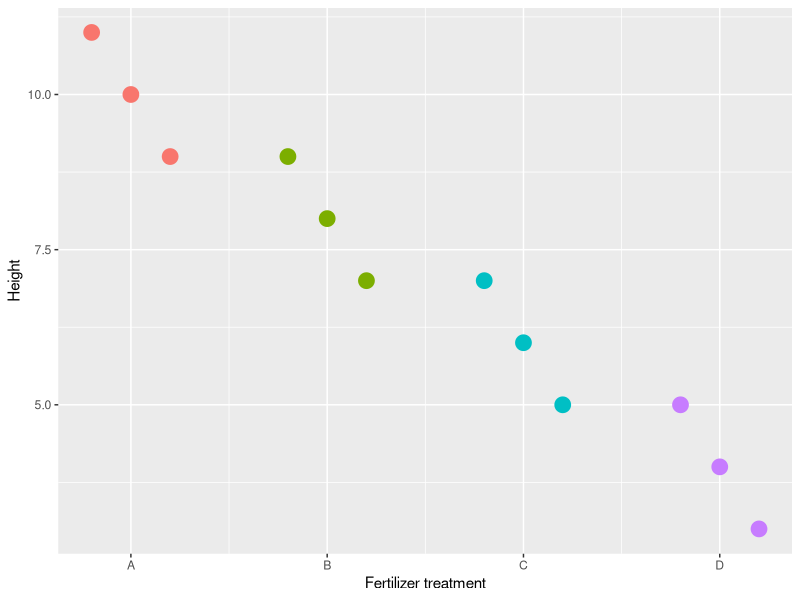
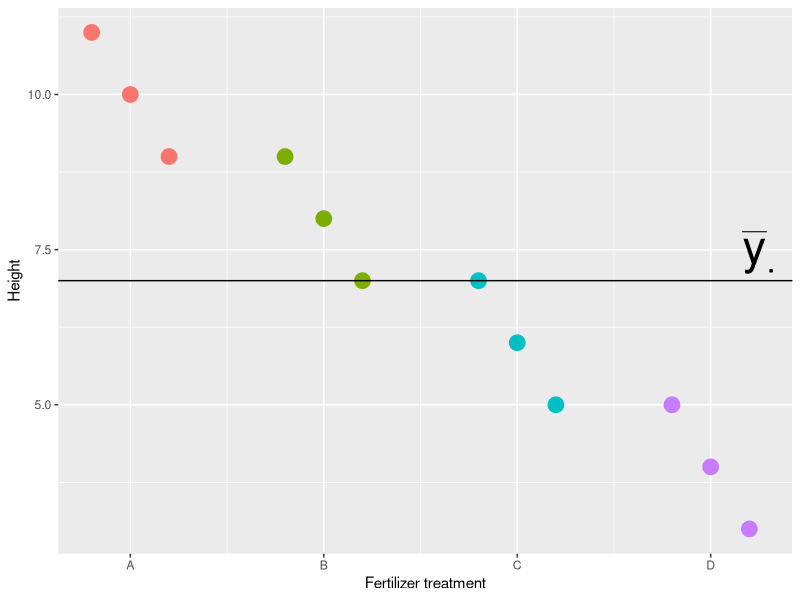
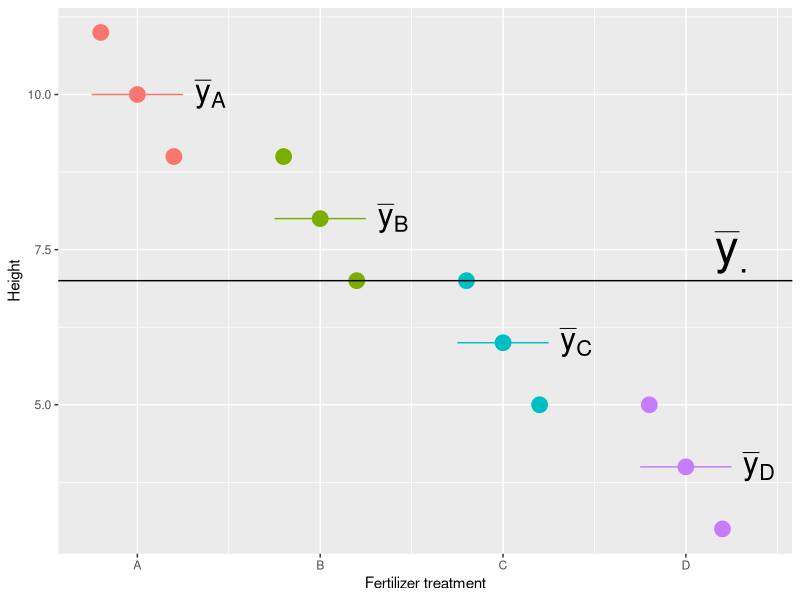
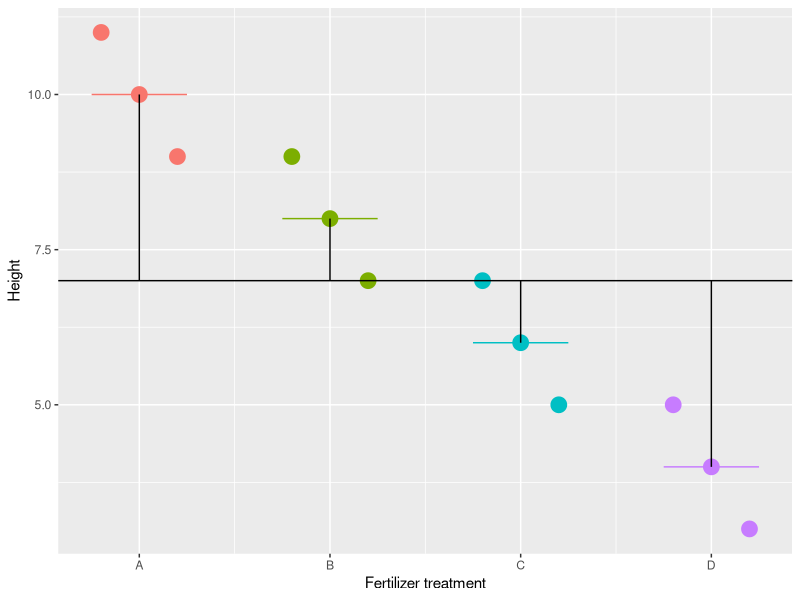
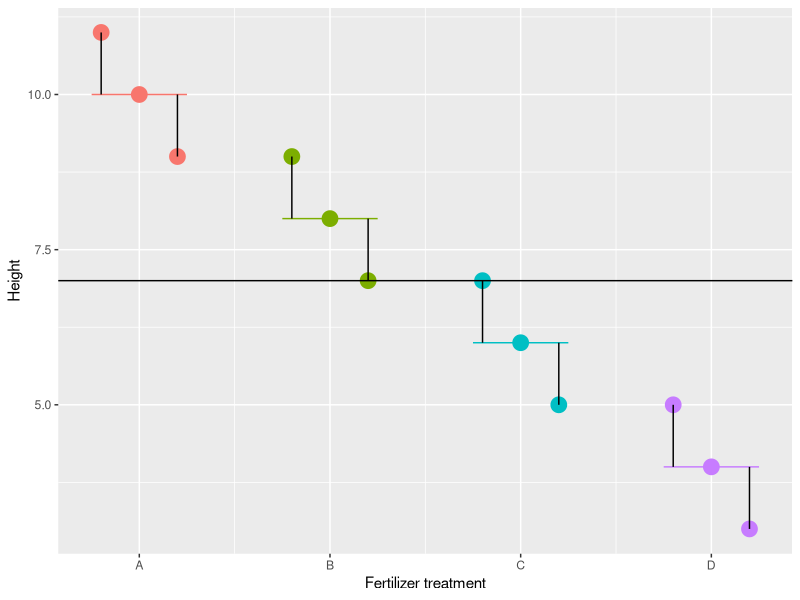
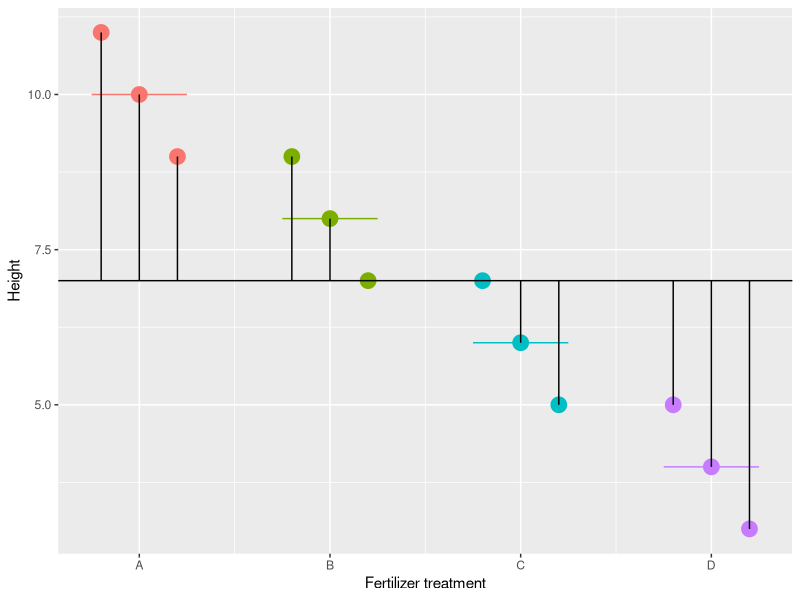
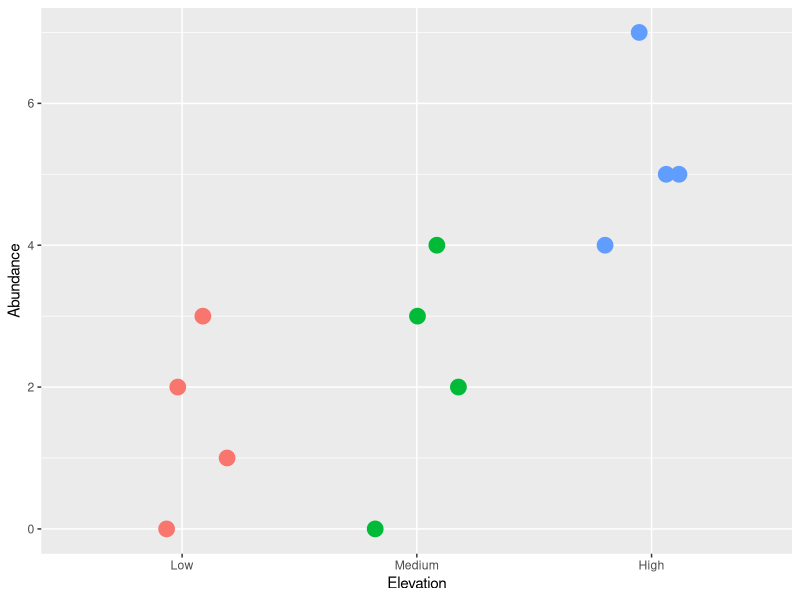
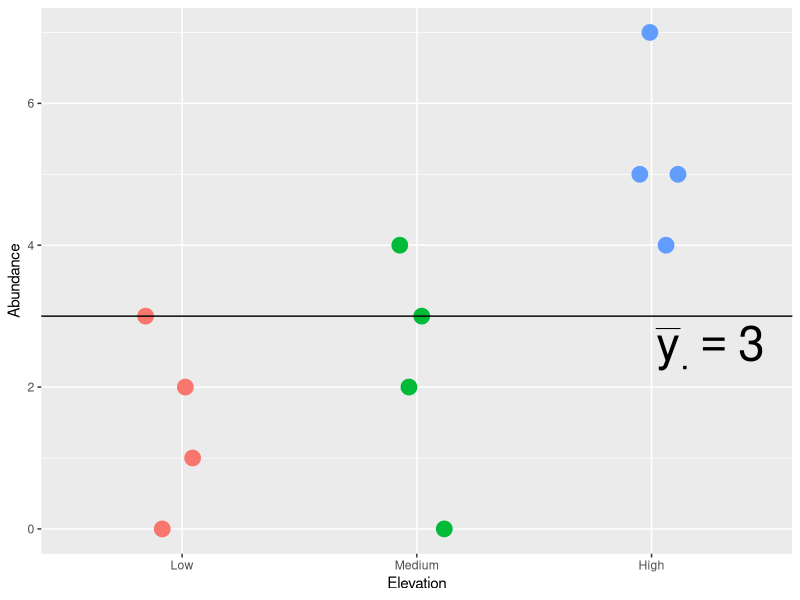

These figures' R source, in order:
## ---- chunk 1
options(htmltools.dir.version = FALSE)
knitr::opts_chunk$set(echo = FALSE, fig.align = 'center', warning=FALSE, message=FALSE, fig.retina = 2)

library(ggplot2)
library(dplyr)
library(kableExtra)
## ---- chunk 2
pine <- data.frame(Replicate = 1:3,
                   A = c(11, 9, 10),
                   B = c(7, 9, 8),
                   C = c(6, 5, 7),
                   D = c(5, 3, 4))

pine %>%
  kable("html", align = 'c') %>%
  kable_styling(bootstrap_options = c("condensed"), 
                full_width = FALSE, font_size = 18) %>%
  add_header_above(c(" " = 1, "Treatment" = 4))
## ---- chunk 3
pine_long <- tidyr::pivot_longer(pine, cols = c(A, B, C, D), names_to = "Treatment")
pine_long <- dplyr::arrange(pine_long, Treatment, -value)
pine_long$x <- c(0.8, 1, 1.2, 1.8, 2, 2.2, 2.8, 3, 3.2, 3.8, 4, 4.2)
ggplot(pine_long, aes(x = x, y = value)) + 
  geom_point(aes(color = Treatment), size = 5) +
  scale_x_continuous("Fertilizer treatment", labels = c("A", "B", "C", "D"), breaks = 1:4) +
  scale_y_continuous("Height") +
  guides(color = FALSE)
## ---- chunk 4
ggplot(pine_long, aes(x = x, y = value)) + 
  geom_point(aes(color = Treatment), size = 5) +
  scale_x_continuous("Fertilizer treatment", labels = c("A", "B", "C", "D"), breaks = 1:4) +
  scale_y_continuous("Height") +
  guides(color = FALSE) +
  geom_hline(yintercept = mean(pine_long$value)) +
  annotate("text", label = "bar(y)[.]", x = 4.25, y = mean(pine_long$value) + 0.45, 
           parse = TRUE, size = 12)
## ---- chunk 5
library(dplyr)
ybari <- pine_long %>%
  group_by(Treatment) %>%
  summarise(y = mean(value)) %>%
  mutate(x = 1:4, 
         label = c("bar(y)[A]", "bar(y)[B]", "bar(y)[C]", "bar(y)[D]"))

ggplot(pine_long, aes(x = x, y = value)) + 
  geom_point(aes(color = Treatment), size = 5) +
  scale_x_continuous("Fertilizer treatment", labels = c("A", "B", "C", "D"), breaks = 1:4) +
  scale_y_continuous("Height") +
  guides(color = FALSE) +
  geom_hline(yintercept = mean(pine_long$value)) +
  annotate("text", label = "bar(y)[.]", x = 4.25, y = mean(pine_long$value) + 0.45, 
           parse = TRUE, size = 12) +
  geom_segment(data = ybari, aes(x = x - 0.25, xend = x + 0.25, y = y, yend = y, color = Treatment)) +
  geom_text(data = ybari, aes(x = x + 0.4, y = y, label = label), 
            parse = TRUE, size = 8)
## ---- chunk 6
ggplot(pine_long, aes(x = x, y = value)) + 
  geom_point(aes(color = Treatment), size = 5) +
  scale_x_continuous("Fertilizer treatment", labels = c("A", "B", "C", "D"), breaks = 1:4) +
  scale_y_continuous("Height") +
  guides(color = FALSE) +
  geom_hline(yintercept = mean(pine_long$value)) +
  geom_segment(data = ybari, aes(x = x - 0.25, xend = x + 0.25, y = y, yend = y, color = Treatment)) +
  geom_segment(data = ybari, aes(x = x, xend = x, y= mean(pine_long$value), yend = y))
## ---- chunk 7
pine_long$ybari <- rep(ybari$y, each = 3)
ggplot(pine_long, aes(x = x, y = value)) + 
  geom_point(aes(color = Treatment), size = 5) +
  scale_x_continuous("Fertilizer treatment", labels = c("A", "B", "C", "D"), breaks = 1:4) +
  scale_y_continuous("Height") +
  guides(color = FALSE) +
  geom_hline(yintercept = mean(pine_long$value)) +
  geom_segment(data = ybari, aes(x = x - 0.25, xend = x + 0.25, y = y, yend = y, color = Treatment)) +
  geom_segment(data = pine_long, 
               aes(x = x, xend = x, y = ybari, yend = value))
## ---- chunk 8
ggplot(pine_long, aes(x = x, y = value)) + 
  geom_point(aes(color = Treatment), size = 5) +
  scale_x_continuous("Fertilizer treatment", labels = c("A", "B", "C", "D"), breaks = 1:4) +
  scale_y_continuous("Height") +
  guides(color = FALSE) +
  geom_hline(yintercept = mean(pine_long$value)) +
  geom_segment(data = ybari, aes(x = x - 0.25, xend = x + 0.25, y = y, yend = y, color = Treatment)) +
  geom_segment(data = pine_long, 
               aes(x = x, xend = x, y = mean(pine_long$value), yend = value))
## ---- chunk 9
anova_tab <- data.frame(Source = c("Among groups", "Within groups", "Total"),
                        df = c('\\(a-1\\)', '\\(a(n-1)\\)', '\\(an-1\\)'),
                        SS = c('\\(n \\sum_i (\\bar{y}_i - \\bar{y}.)^2\\)', 
                               '\\(\\sum_i \\sum_j (y_{ij} - \\bar{y}_i)^2\\)',
                               '\\(\\sum_i \\sum_j (y_{ij} - \\bar{y}.)^2\\)'),
                        MS = c('\\(\\frac{SS_A}{a-1}\\)', '\\(\\frac{SS_W}{a(n-1)}\\)', ""),
                        F = c('\\(\\frac{MS_A}{MS_W}\\)', "", ""))

anova_tab %>%
  kable(align = 'c', booktabs = TRUE, escape = FALSE, format = "html") %>%
  kable_styling(bootstrap_options = c("condensed"), 
                full_width = FALSE, font_size = 18) 
## ---- chunk 10
knitr::include_graphics("https://upload.wikimedia.org/wikipedia/commons/b/b1/8G7D5475-Canada.jpg")
## ---- chunk 11
cawa <- data.frame(Replicate = c("1", "2", "3", "4"),
                   Low = as.character(c(1, 3, 0, 2)),
                   Medium = as.character(c(2, 0, 4, 3)),
                   High = as.character(c(4, 7, 5, 5)))

cawa %>%
  kable("html", align = 'c') %>%
  kable_styling(bootstrap_options = c("condensed"), 
                full_width = FALSE, font_size = 14) %>%
  add_header_above(c(" " = 1, "Elevation" = 3))
## ---- chunk 12
cawa_long <- tidyr::pivot_longer(cawa, cols = c("Low", "Medium", "High"), names_to = "Elevation")
cawa_long$value <- as.numeric(cawa_long$value)
cawa_long$Elevation <- factor(cawa_long$Elevation, levels = c("Low", "Medium", "High"))
p <- ggplot(cawa_long, aes(x = Elevation, y = value, color = Elevation)) + 
  geom_jitter(width = 0.2, height = 0, size = 5) +
  scale_x_discrete("Elevation") +
  scale_y_continuous("Abundance") +
  guides(color = "none")
p
## ---- chunk 13
p +
  geom_hline(yintercept = 3) +
  annotate("text", label = "bar(y)[.] == 3", x = 3.25, y = 3 - 0.45, 
           parse = TRUE, size = 12)
## ---- chunk 14
cawa_ybari <- data.frame(Elevation = factor(c("Low", "Medium", "High"), 
                                            levels = c("Low", "Medium", "High")),
                         x = 1:3,
                         x.lab = c(1.55, 2.6, 2.4),
                         y = c(1.5, 2.25, 5.25),
                         label = c("bar(y)[L] == 1.5", 
                                   "bar(y)[M] == 2.25", 
                                   "bar(y)[H] == 5.25"))

p +
  geom_hline(yintercept = 3) +
  geom_segment(data = cawa_ybari, aes(x = x - 0.25, xend = x + 0.25, y = y, yend = y, 
                                 color = Elevation)) +
    geom_text(data = cawa_ybari, aes(x = x.lab, y = y, label = label), 
            parse = TRUE, size = 8)
## ---- chunk 15
gm <- data.frame(Replicate = "Group means",
                 Low = "1.50",
                 Medium = "2.25",
                 High = "5.25")
cawa <- dplyr::bind_rows(cawa, gm)

grm <- data.frame(Replicate = "Grand mean",
                 Low = "",
                 Medium = "3.00",
                 High = "")
cawa <- dplyr::bind_rows(cawa, grm)

cawa %>%
  kable("html", align = 'c') %>%
  kable_styling(bootstrap_options = c("condensed"), 
                full_width = FALSE, font_size = 14) %>%
  add_header_above(c(" " = 1, "Elevation" = 3))
## ---- chunk 16
cawa %>%
  kable("html", align = 'c') %>%
  kable_styling(bootstrap_options = c("condensed"), 
                full_width = FALSE, font_size = 14) %>%
  add_header_above(c(" " = 1, "Elevation" = 3))
## ---- chunk 17
cawa %>%
  kable("html", align = 'c') %>%
  kable_styling(bootstrap_options = c("condensed"), 
                full_width = FALSE, font_size = 14) %>%
  add_header_above(c(" " = 1, "Elevation" = 3))
## ---- chunk 18
cawa %>%
  kable("html", align = 'c') %>%
  kable_styling(bootstrap_options = c("condensed"), 
                full_width = FALSE, font_size = 14) %>%
  add_header_above(c(" " = 1, "Elevation" = 3))
## ---- chunk 19
anova_tab <- data.frame(Source = c("Among groups", "Within groups"),
                        df = c(2, 9),
                        SS = c(31.5, 18.5),
                        MS = c(15.7, 2.1),
                        F = c("7.7", ""))

anova_tab %>%
  kable("html", align = 'c', booktabs = TRUE, escape = FALSE) %>%
  kable_styling(bootstrap_options = c("condensed"), 
                full_width = FALSE, font_size = 18) 
## ---- chunk 20
cawa <- data.frame(Replicate = c("1", "2", "3", "4"),
                   Low = as.character(c(1, 3, 0, 2)),
                   Medium = as.character(c(2, 0, 4, 3)),
                   High = as.character(c(4, 7, 5, 5)))
cawa_long <- tidyr::pivot_longer(cawa, 
                                 cols = c("Low", "Medium", "High"), 
                                 names_to = "Elevation", values_to = "Count")

fit.lm <- lm(Count ~ Elevation, data = cawa_long)
as.data.frame(broom::tidy(fit.lm))
## ---- chunk 21
as.data.frame(broom::tidy(fit.lm))
## ---- chunk 22
as.data.frame(broom::tidy(fit.lm))
## ---- chunk 23
head(model.matrix(fit.lm), 2)
## ---- chunk 24
as.data.frame(broom::tidy(fit.lm))
## ---- chunk 25
head(model.matrix(fit.lm), 2)
## ---- chunk 26
as.data.frame(broom::tidy(fit.lm))
## ---- chunk 27
as.data.frame(broom::tidy(fit.lm))
## ---- chunk 28
fit.lm$residual
## ---- chunk 29
sum(fit.lm$residuals^2)
## ---- chunk 30
as.data.frame(broom::tidy(fit.lm))
## ---- chunk 31
fit.lm$fitted.values
## ---- chunk 32
sum((fit.lm$fitted.values - mean(fit.lm$fitted.values))^2)
## ---- chunk 33
fit.lm2 <- lm(Count ~ Elevation - 1, data = cawa_long)
as.data.frame(broom::tidy(fit.lm2))
## ---- chunk 34
head(model.matrix(fit.lm2), 5)
